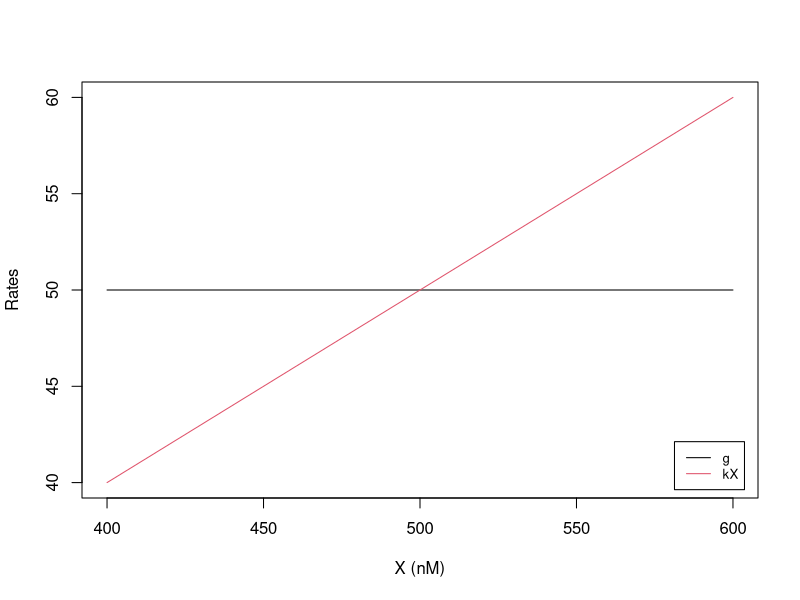
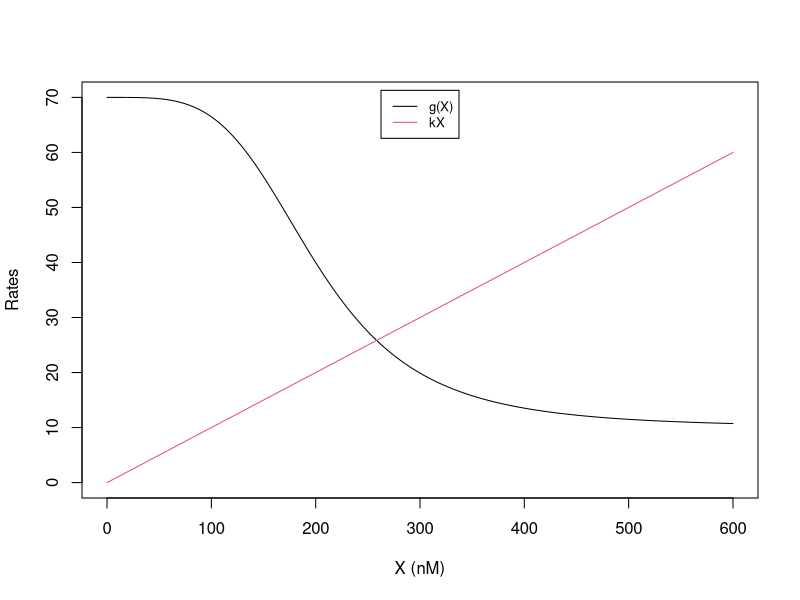
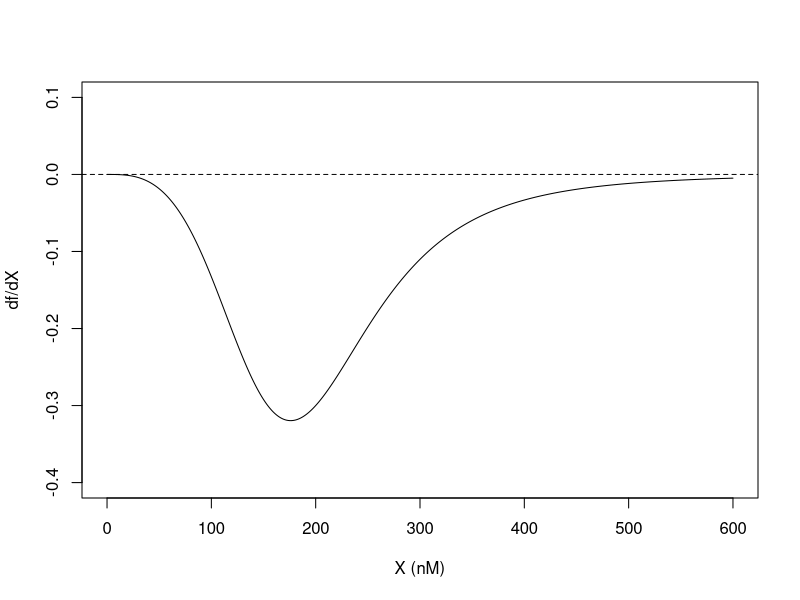
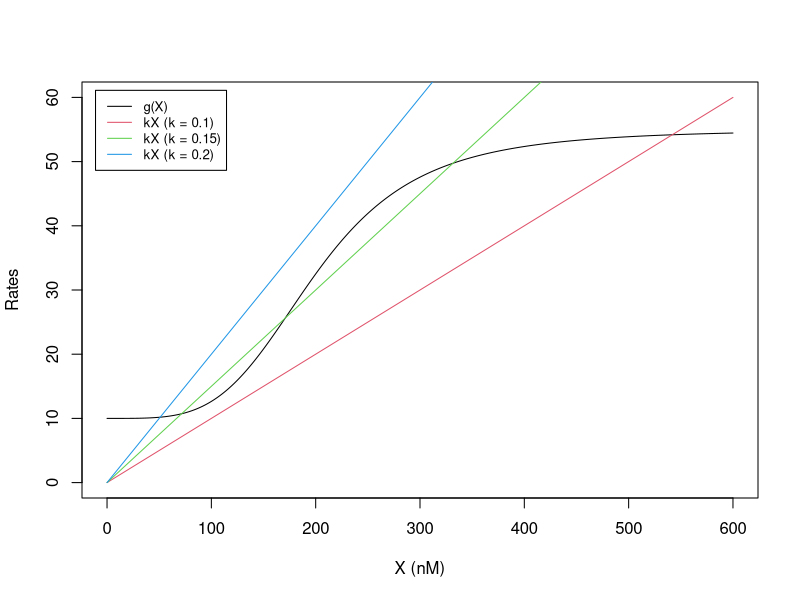
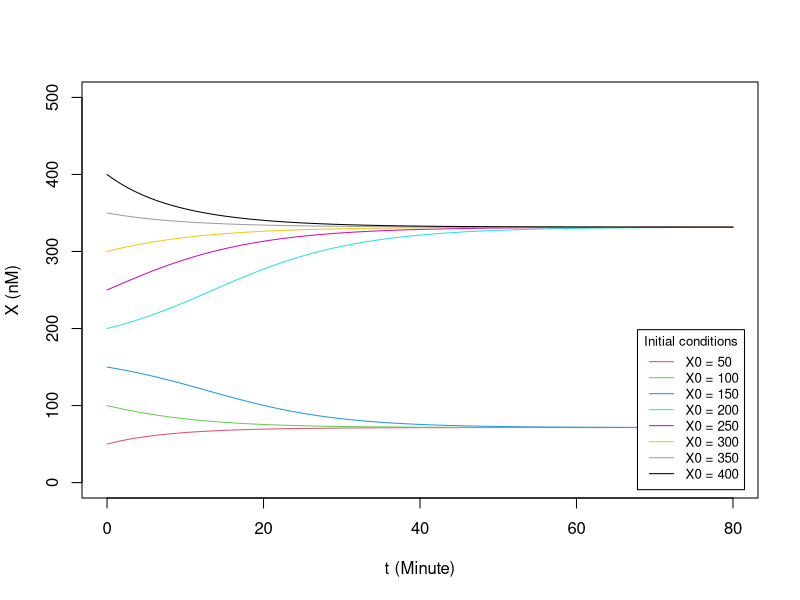
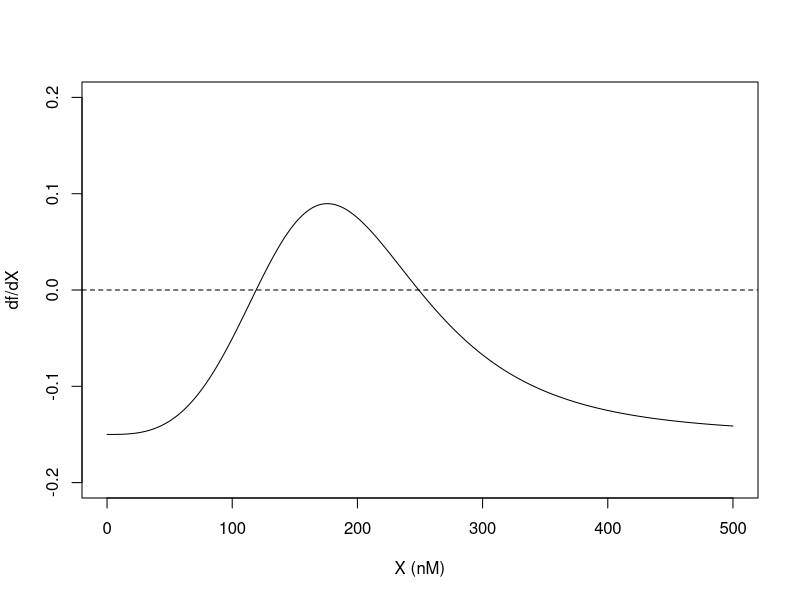
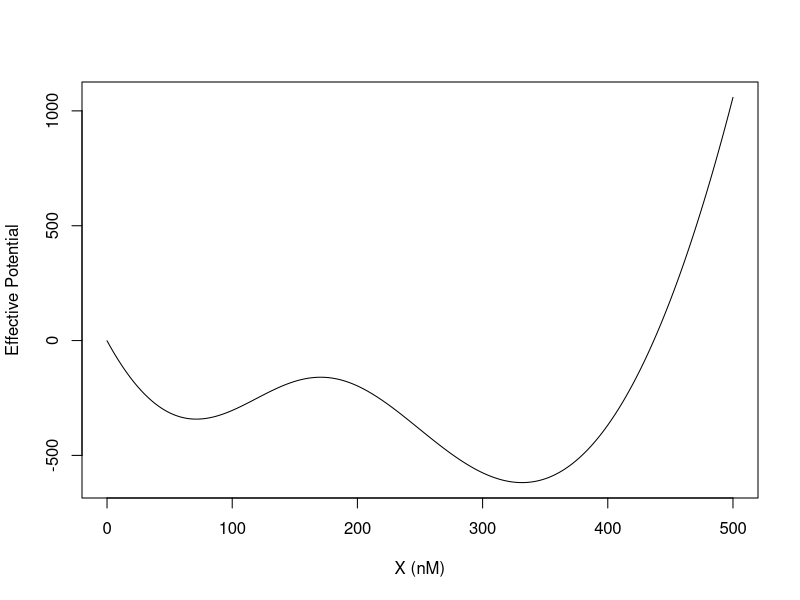
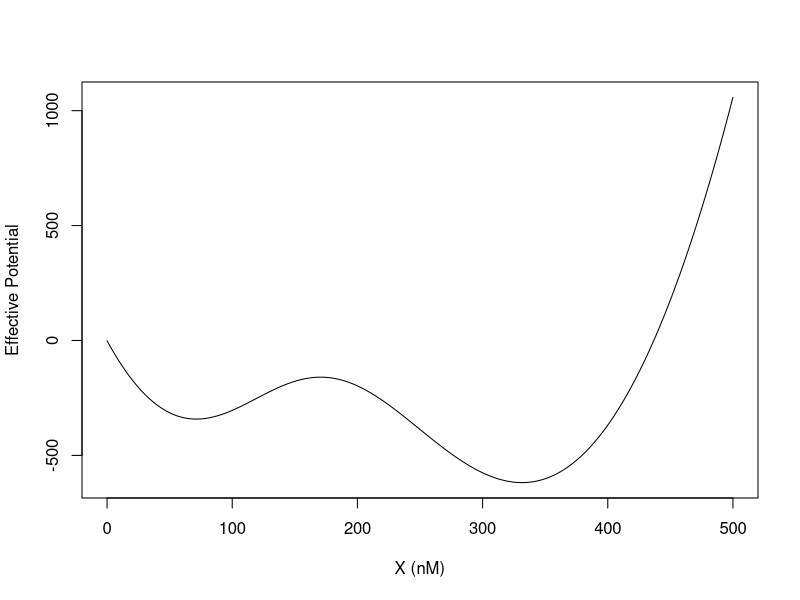

Write the R code that produced these figures, in order.
## ---- chunk 1
knitr::opts_chunk$set(echo = TRUE)
## ---- chunk 2
g = 50; k = 0.1
X_all = seq(400, 600, 1)
plot(X_all, array(g,dim=length(X_all)), type = "l", col =1,
    xlab="X (nM)", ylab="Rates", xlim=c(400,600), ylim=c(40,60)) 
lines(X_all, k * X_all,  col=2)
legend("bottomright", inset=0.02, legend = c("g", "kX"),
       col=1:2, lty=1, cex=0.8)

## ---- chunk 3
g_0 = 10; g_1 = 60; k = 0.1; X0 = 200; n = 4
hill_inh <- function(X,X0,n) {
  a = (X/X0)**n
  return(1/(1+a))
}
X_all = seq(0, 600, 1)
plot(X_all, g_0 + g_1 * hill_inh(X_all, X0, n), type = "l", col =1,
    xlab="X (nM)", ylab="Rates", xlim=c(0,600), ylim=c(0,70)) 
lines(X_all, k * X_all,  col=2)
legend("top", inset=0.02, legend = c("g(X)", "kX"),
       col=1:2, lty=1, cex=0.8)

## ---- chunk 4
f_1g_self_inh <- function(X) {
   return(10 + 60 * hill_inh(X, 200, 4))
}

cal_dfdx <- function(X_all, dt, derivs) {
  f_all = derivs(X_all)  # f(X)
  f_all_shift_by_one = c(f_all[-1], 0) #f(X+dx)
  return((f_all_shift_by_one - f_all)/dt) # df/dX = (f(X+dx) - f(X))/dt
}

X_all = seq(0,600,0.1)
dfdX = cal_dfdx(X_all, 0.1, f_1g_self_inh)

X_all_corrected = seq(0.05,600-0.05,0.1)   # correct Xs, think why
plot(X_all_corrected, head(dfdX, -1), type = "l", col =1,
    xlab="X (nM)", ylab="df/dX", xlim=c(0,600), ylim=c(-0.4,0.1)) 
abline(0,0,lty=2)  # add a horizontal line
## ---- chunk 5
g_0 = 10; g_1 = 45; k = 0.1; X0 = 200; n = 4
hill_ex <- function(X,X0,n) {
  a = (X/X0)**n
  return(a/(1+a))
}
X_all = seq(0, 600, 1)
plot(X_all, g_0 + g_1 * hill_ex(X_all, X0, n), type = "l", col =1,
    xlab="X (nM)", ylab="Rates", xlim=c(0,600), ylim=c(0,60)) 
lines(X_all, k * X_all, col=2)
lines(X_all, 0.15 * X_all, col=3)
lines(X_all, 0.2 * X_all, col=4)
legend("topleft", inset=0.02, legend = c("g(X)", "kX (k = 0.1)", "kX (k = 0.15)", "kX (k = 0.2)"),
       col=1:4, lty=1, cex=0.8)
## ---- chunk 6
library(deSolve)
dy_deSolve_1g_self_act<- function(t, y, parms) { # modified derivative function for deSolve
  return(list(10 + 45 * hill_ex(y, 200, 4) - 0.15*y))
}
t_all = seq(0, 80, 0.1)
X0_all = seq(50,400,50) ## all initial conditions
legend_text = paste0("X0 = ", X0_all)
plot(NULL, xlab="t (Minute)", ylab="X (nM)", xlim=c(0,80), ylim=c(0,500)) 
ind = 1
for(X in X0_all){
  ind = ind + 1
  results = ode(y = X, times = t_all, func = dy_deSolve_1g_self_act, parms = NULL, method = "rk4")
  lines(results[,1], results[,2],  col=ind)
}

legend("bottomright", inset=0.02, title="Initial conditions", 
       legend = legend_text, col=2:9, lty=1, cex=0.8)
## ---- chunk 7
f_1g_self_act <- function(X) {
  return(10 + 45 * hill_ex(X, 200, 4) - 0.15*X)
}

X_all = seq(0,500,0.1)
dfdX = cal_dfdx(X_all, 0.1, f_1g_self_act)
X_all_corrected = seq(0.05,500-0.05,0.1)  

plot(X_all_corrected, head(dfdX, -1), type = "l", col =1,
    xlab="X (nM)", ylab="df/dX", xlim=c(0,500), ylim=c(-0.2,0.2)) 
abline(0,0,lty=2) 
## ---- chunk 8
# define f(X)
f <- function(X) {
  return(10 + 45 * hill_ex(X, 200, 4) - 0.15*X)
}
# now integrate f(X) with trapezoidal rule
cal_int <- function() {
  ntot = 5000
  dx = 0.1
  U_all = array(0, dim = ntot + 1)
  X = 0
  U_all[1] =  - (f(0) + (f(dx)))/2*dx
  for(i in 1:ntot) {
    X = X + dx
    U_all[i+1] = U_all[i] - (f(X) + (f(X+dx)))/2*dx
  }
  return(U_all)
}

X_all = seq(0, 500, 0.1)   # generate all Xs in an array
U1 = cal_int()
plot(X_all, U1, type = "l",  col =1,
    xlab="X (nM)", ylab="Effective Potential", xlim=c(0,500))
## ---- chunk 9
cal_int_vector <- function(X_all) {
  f_all = f(X_all)   # generate all f(X)
  f_all_shift_by_one = c(f_all[-1],0.)   # another array containing f(X+dx), except for the last point
  f_all = (f_all + f_all_shift_by_one)*0.1/2   # each integrated part
  return(-cumsum(f_all))   # perform cumulative sum
}

X_all = seq(0, 500, 0.1)   # generate all Xs in an array
U2 = cal_int_vector(X_all)
plot(X_all, U2, type = "l",  col =1,
    xlab="X (nM)", ylab="Effective Potential", xlim=c(0,500))

## ---- chunk 10
library(microbenchmark)  # use microbenchmark library for timing
my_benchmark = microbenchmark(
               integration_normal = {U1 = cal_int()},
               integration_vector = {X_all = seq(0,500,0.1);U2 = cal_int_vector(X_all)},
               times = 10, unit = "s")  
microbenchmark:::autoplot.microbenchmark(my_benchmark)

## ---- chunk 11
f <- function(X) {
  return(10 + 45 * hill_ex(X, 200, 4) - 0.2*X)
}
X_all = seq(0, 500, 0.1)   # generate all Xs in an array
U2 = cal_int_vector(X_all)
plot(X_all, U2, type = "l",  col =1,
    xlab="X (nM)", ylab="Effective Potential", xlim=c(0,500))
## ---- chunk 12
f <- function(X) {
  return(10 + 45 * hill_ex(X, 200, 4) - 0.1*X)
}
X_all = seq(0, 600, 0.1)   # generate all Xs in an array
U2 = cal_int_vector(X_all)
plot(X_all, U2, type = "l",  col =1,
    xlab="X (nM)", ylab="Effective Potential", xlim=c(0,600))
